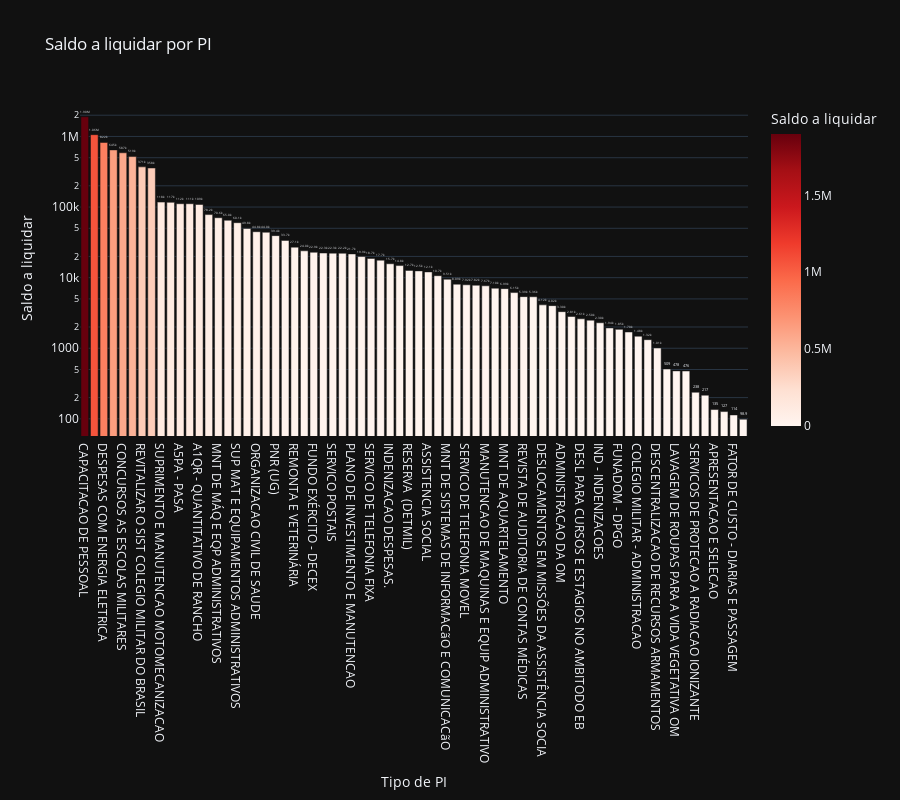

Source (notebook cell):
### Code cell
# Saldo a liquidar por tipo de PI
cols = ['NOME_PI', 'A_LIQUIDAR']

df_aux = df.loc[:, cols].groupby('NOME_PI').sum().sort_values(by= 'A_LIQUIDAR', ascending=False).reset_index()
df_aux = df_aux[df_aux['A_LIQUIDAR'] > 0]
fig = px.bar(df_aux, 
             x='NOME_PI', 
             y='A_LIQUIDAR',
             title='Saldo a liquidar por PI',
             labels={'NOME_PI':'Tipo de PI', 'A_LIQUIDAR':'Saldo a liquidar'},
             text_auto='.3s',
             height=800,
             log_y=True,
             color='A_LIQUIDAR',
             color_continuous_scale = 'reds',
             template='plotly_dark')
fig.update_traces(textposition = 'outside', cliponaxis = False, hovertemplate=None)
fig.update_layout(hovermode="x unified")

fig.show()

### Figure 1 — Plotly figure (JSON) as saved in the notebook; plotly's stock layout.template omitted (floating-point values rounded to 4 significant figures)
{"data": [{"alignmentgroup": "True", "cliponaxis": false, "legendgroup": "", "marker": {"color": [1899000.0, 1061000.0, 822000.0, 645200.0, 587200.0, 519000.0, 370900.0, 357700.0, 117500.0, 116600.0, 111500.0, 111500.0, 108700.0, 78210.0, 70620.0, 65000.0, 60060, 49750, 44750.0, 44010.0, 39380.0, 33710.0, 27070.0, 24000, 22900, 22330.0, 22260, 22190.0, 21690.0, 19900.0, 18730.0, 17690.0, 15730, 14828, 12670.0, 12480.0, 12064, 10660.0, 9514, 8090.0, 7920, 7818.0, 7667.0, 7096.0, 6992.0, 6147.0, 5386, 5364.0, 4118.0, 4017.0, 3299, 2815.0, 2613.0, 2500, 2296.0, 1942.0, 1852.0, 1700, 1482.0, 1323.0, 1008, 508.9, 478.1, 476.1, 238.2, 216.6, 135.4, 126.7, 113.6, 98.88], "coloraxis": "coloraxis", "pattern": {"shape": ""}}, "name": "", "offsetgroup": "", "orientation": "v", "showlegend": false, "textposition": "outside", "texttemplate": "%{y:.3s}", "type": "bar", "x": ["CAPACITACAO DE PESSOAL", "SMEM ESTABELECIMENTOS DE ENSINO", "DESPESAS COM ENERGIA ELETRICA", "LIMPEZA DE BENS IMÓVEIS", "CONCURSOS AS ESCOLAS MILITARES", "AQUARTELAMENTO", "REVITALIZAR O SIST COLEGIO MILITAR DO BRASIL", "CONSTRUIR E ADEQUAR INST SIST EDU E CULT EB", "SUPRIMENTO E MANUTENCAO MOTOMECANIZACAO", "MATERIAL DE INTENDÊNCIA", "A5PA - PASA", "ADMINISTRACAO DE OM", "A1QR - QUANTITATIVO DE RANCHO", "SUPRIMENTO E MANUTENCAO MOTOMECANIZACAO_BLIND", "MNT DE MÁQ E EQP ADMINISTRATIVOS", "MANUTENCÃO CL IX SMEM MOTOMECANIZADO", "SUP MAT E EQUIPAMENTOS ADMINISTRATIVOS", "ATS - ATIVIDADES SETORIAIS", "ORGANIZACAO CIVIL DE SAUDE", "OUTROS", "PNR (UG)", "UNIDADE GESTORA DE PRODUCAO", "REMONTA E VETERINÁRIA", "TRANSPORTE-DIARIAS", "FUNDO EXÉRCITO - DECEX", "DIARIAS", "SERVICO POSTAIS", "CONCESSIONÁRIAS DE ÁGUA E ESGOTO", "PLANO DE INVESTIMENTO E MANUTENCAO", "MEDIDAS PROFILÁT SAÚDE EQUINOS", "SERVICO DE TELEFONIA FIXA", "ADEQUACAO AMBIENTAL E PATRIMONIAL.", "INDENIZACAO DESPESAS.", "ESTAGIO DE PREP P MISSAO DE ADIDOS E AUX", "RESERVA  (DETMIL)", "INFORMATICA", "ASSISTENCIA SOCIAL", "DIAR - DIARIAS", "MNT DE SISTEMAS DE INFORMACãO E COMUNICACãO", "MANUTENCAO DE AMBULANCIAS ADMINISTRATIVAS", "SERVICO DE TELEFONIA MOVEL", "CRÉDITO PARA CUTEAR ATIVIDADES DO SAREX", "MANUTENCAO DE MAQUINAS E EQUIP ADMINISTRATIVO", "ALIMENTACAO PARA CANINOS.", "MNT DE AQUARTELAMENTO", "ALIMENTACAO PARA EQUINOS.", "REVISTA DE AUDITORIA DE CONTAS MÉDICAS", "RESER - APOIO DPHCEX", "DESLOCAMENTOS EM MISSÕES DA ASSISTÊNCIA SOCIA", "SUPRIMENTO E MANUTENCAO - MB - DIARIAS", "ADMINISTRACAO DA OM", "DESPESAS GERAIS", "DESL PARA CURSOS E ESTAGIOS NO AMBITODO EB", "CERTIFICACAO DIGITAL", "IND - INDENIZACOES", "A3RR - QUANTITATIVO DE RANCHO", "FUNADOM - DPGO", "FAOPPREADES", "COLEGIO MILITAR - ADMINISTRACAO", "MEDIDAS PROFILÁT SAÚDE CANINOS.", "DESCENTRALIZACAO DE RECURSOS ARMAMENTOS", "EXMES MEDICOS PRIODICOS", "LAVAGEM DE ROUPAS PARA A VIDA VEGETATIVA OM", "SUPRIMENTO E MANUTENCAO - MB - PASSAGENS", "SERVICOS DE PROTECAO A RADIACAO IONIZANTE", "MIS EXT REQS TRNP BAG INTER", "APRESENTACAO E SELECAO", "TAXA DE LIMPEZA PUBLICA", "FATOR DE CUSTO - DIARIAS E PASSAGEM", "FATOR DE CUSTO - CONTRATO DE OBJETIVOS"], "xaxis": "x", "y": [1899000.0, 1061000.0, 822000.0, 645200.0, 587200.0, 519000.0, 370900.0, 357700.0, 117500.0, 116600.0, 111500.0, 111500.0, 108700.0, 78210.0, 70620.0, 65000.0, 60060, 49750, 44750.0, 44010.0, 39380.0, 33710.0, 27070.0, 24000, 22900, 22330.0, 22260, 22190.0, 21690.0, 19900.0, 18730.0, 17690.0, 15730, 14828, 12670.0, 12480.0, 12064, 10660.0, 9514, 8090.0, 7920, 7818.0, 7667.0, 7096.0, 6992.0, 6147.0, 5386, 5364.0, 4118.0, 4017.0, 3299, 2815.0, 2613.0, 2500, 2296.0, 1942.0, 1852.0, 1700, 1482.0, 1323.0, 1008, 508.9, 478.1, 476.1, 238.2, 216.6, 135.4, 126.7, 113.6, 98.88], "yaxis": "y"}], "layout": {"barmode": "relative", "coloraxis": {"colorbar": {"title": {"text": "Saldo a liquidar"}}, "colorscale": [[0, "rgb(255,245,240)"], [0.125, "rgb(254,224,210)"], [0.25, "rgb(252,187,161)"], [0.375, "rgb(252,146,114)"], [0.5, "rgb(251,106,74)"], [0.625, "rgb(239,59,44)"], [0.75, "rgb(203,24,29)"], [0.875, "rgb(165,15,21)"], [1, "rgb(103,0,13)"]]}, "height": 800, "hovermode": "x unified", "legend": {"tracegroupgap": 0}, "title": {"text": "Saldo a liquidar por PI"}, "xaxis": {"anchor": "y", "domain": [0, 1], "title": {"text": "Tipo de PI"}}, "yaxis": {"anchor": "x", "domain": [0, 1], "title": {"text": "Saldo a liquidar"}, "type": "log"}}}
